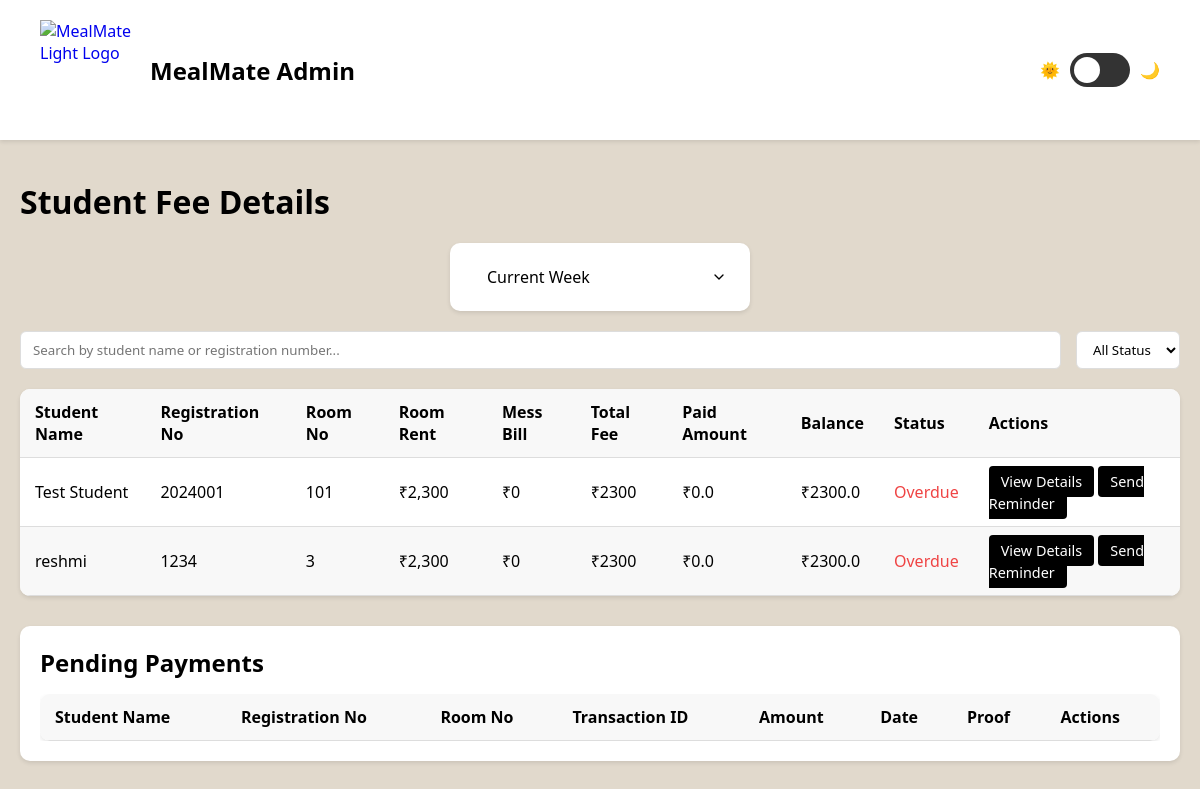
The app's page /view_fee_details (signed in) with its own data.
### app.py (models this page shows, shortened)
class Student(db.Model):
    __tablename__ = 'student'
    StudentID = db.Column(db.Integer, primary_key=True)
    Name = db.Column(db.String(100), nullable=False)
    Email = db.Column(db.String(120), unique=True, nullable=False)
    Password = db.Column(db.String(200), nullable=False)
    mobile = db.Column(db.String(20), nullable=False)
    guardianName = db.Column(db.String(100), nullable=False)
    guardianMobile = db.Column(db.String(20), nullable=False)
    RoomNo = db.Column(db.String(10), nullable=False)
    year = db.Column(db.String(20), nullable=False)
    branch = db.Column(db.String(50), nullable=False)
    registration_no = db.Column(db.String(20), unique=True, nullable=False)
    PaidAmount = db.Column(db.Float, default=0.0)

### app.py (the view, shortened to what this page needs)
@app.route('/view_fee_details')
def view_fee_details():
    if 'admin_id' not in session:
        flash('Please login first', 'error')
        return redirect(url_for('admin'))
    pending_payments = Payment.query.filter_by(Status='Pending').order_by(Payment.PaymentDate.desc()).all()
    students = Student.query.all()
    selected_month = request.args.get('month', 'current')
    for student in students:
        if selected_month == 'current':
            current_date = datetime.now().date()
            start_of_week = current_date - timedelta(days=current_date.weekday())
            end_of_week = start_of_week + timedelta(days=6)
            meal_selections = MealSelection.query.filter(
                MealSelection.StudentID == student.StudentID,
                MealSelection.Date >= start_of_week,
                MealSelection.Date <= end_of_week
            ).all()
        dates_with_meals = set()
        for selection in meal_selections:
            if selection.Breakfast == 'Yes' or selection.Lunch == 'Yes' or selection.Dinner == 'Yes':
                dates_with_meals.add(selection.Date)
        student.mess_bill = len(dates_with_meals) * 100
    return render_template('view_fee_details.html',
                         students=students,
                         pending_payments=pending_payments,
                         selected_month=selected_month)

### templates/view_fee_details.html (shortened to what this page needs)
<!DOCTYPE html>
<html lang="en" data-theme="light">
<head>
</head>
<body>
    <header class="header">
        <a href="index.html" class="logo">
            <img src="img/2.png" alt="MealMate Light Logo" class="light-logo">
            <span class="logo-text">MealMate Admin</span>
        </a>
        <div class="theme-switch-wrapper">
            <span>🌞</span>
            <label class="theme-switch">
                <span class="slider"></span>
            </label>
            <span>🌙</span>
        </div>
    </header>
    <div class="dashboard-container">
        <div class="dashboard-header">
            <h1 style="color: var(--text)">Student Fee Details</h1>
        </div>
        <div class="period-selector">
            <div class="period-header">
                <select id="periodSelect" class="period-dropdown">
                    <option value="current" {% if selected_month == 'current' %}selected{% endif %}>
                        <i class="fas fa-calendar-week"></i> Current Week
                    </option>
                </select>
            </div>
        </div>
        <div class="filter-container">
            <input type="text" class="search-box" id="searchBox" placeholder="Search by student name or registration number...">
            <select class="filter-select" id="statusFilter">
                <option value="all">All Status</option>
            </select>
        </div>
        <div class="fee-table-container">
            <table class="fee-table">
                <thead>
                    <tr>
                        <th>Student Name</th>
                        <th>Registration No</th>
                        <th>Room No</th>
                        <th>Room Rent</th>
                        <th>Mess Bill</th>
                        <th>Total Fee</th>
                        <th>Paid Amount</th>
                        <th>Balance</th>
                        <th>Status</th>
                        <th>Actions</th>
                    </tr>
                </thead>
                <tbody>
                    {% for student in students %}
                    <tr>
                        <td>{{ student.Name }}</td>
                        <td>{{ student.registration_no }}</td>
                        <td>{{ student.RoomNo }}</td>
                        <td>₹2,300</td>
                        <td>₹{{ student.mess_bill }}</td>
                        <td>₹{{ 2300 + student.mess_bill }}</td>
                        <td>₹{{ student.PaidAmount|default(0) }}</td>
                        <td>₹{{ (2300 + student.mess_bill) - (student.PaidAmount|default(0)) }}</td>
                        <td>
                            {% if (student.PaidAmount|default(0)) >= (2300 + student.mess_bill) %}
                            <span class="status-paid">Paid</span>
                            {% elif (student.PaidAmount|default(0)) > 0 %}
                            <span class="status-pending">Pending</span>
                            {% else %}
                            <span class="status-overdue">Overdue</span>
                            {% endif %}
                        </td>
                        <td>
                            <a href="#" class="action-btn">View Details</a>
                            <a href="#" class="action-btn">Send Reminder</a>
                        </td>
                    </tr>
                    {% endfor %}
                </tbody>
            </table>
        </div>
        <div class="card pending-payments">
            <h2 class="card-title">Pending Payments</h2>
            <div class="table-responsive">
                <table class="fee-table">
                    <thead>
                        <tr>
                            <th>Student Name</th>
                            <th>Registration No</th>
                            <th>Room No</th>
                            <th>Transaction ID</th>
                            <th>Amount</th>
                            <th>Date</th>
                            <th>Proof</th>
                            <th>Actions</th>
                        </tr>
                    </thead>
                </table>
            </div>
        </div>
    </div>
</body>
</html>

### templates/view_fee_details.html (style rules this page uses)
html[data-theme='light'] { --primary: #000000; --secondary: #333333; --background: #e1d9cc; --card-bg: #ffffff; --text: #000000; --text-secondary: #666666; --border: #ddd; --table-stripe: #f8f8f8; --table-hover: #eee; --success: #10B981; --pending: #F59E0B; --danger: #EF4444; }
html[data-theme='light'] .logo img.light-logo { display: block; }
* { margin: 0; padding: 0; box-sizing: border-box; font-family: 'Segoe UI', Tahoma, Geneva, Verdana, sans-serif; transition: background-color 0.3s, color 0.3s; }
body { background-color: var(--background); min-height: 100vh; display: flex; flex-direction: column; }
.header { padding: 20px 40px; display: flex; align-items: center; justify-content: space-between; background: var(--card-bg); box-shadow: 0 2px 4px rgba(0, 0, 0, 0.1); }
.logo { display: flex; align-items: center; gap: 10px; text-decoration: none; }
.logo img.light-logo, .logo img.dark-logo { width: 100px; height: 100px; }
.logo-text { font-size: 24px; font-weight: bold; color: var(--text); }
.theme-switch-wrapper { display: flex; align-items: center; gap: 10px; }
.theme-switch { position: relative; width: 60px; height: 34px; }
.slider { position: absolute; cursor: pointer; top: 0; left: 0; right: 0; bottom: 0; background-color: var(--secondary); transition: .4s; border-radius: 34px; }
.slider:before { position: absolute; content: ""; height: 26px; width: 26px; left: 4px; bottom: 4px; background-color: var(--card-bg); transition: .4s; border-radius: 50%; }
.dashboard-container { max-width: 1200px; margin: 40px auto; padding: 0 20px; flex-grow: 1; }
.dashboard-header { display: flex; justify-content: space-between; align-items: center; margin-bottom: 20px; }
.filter-container { display: flex; gap: 15px; margin-bottom: 20px; }
.filter-select { padding: 8px 12px; border-radius: 6px; border: 1px solid var(--border); background: var(--card-bg); color: var(--text); }
.search-box { flex-grow: 1; padding: 8px 12px; border-radius: 6px; border: 1px solid var(--border); background: var(--card-bg); color: var(--text); }
.fee-table { width: 100%; border-collapse: collapse; background: var(--card-bg); border-radius: 10px; overflow: hidden; box-shadow: 0 2px 4px rgba(0, 0, 0, 0.1); }
.fee-table th, .fee-table td { padding: 12px 15px; text-align: left; border-bottom: 1px solid var(--border); }
.fee-table th { background: var(--table-stripe); color: var(--text); font-weight: 600; }
.fee-table tr:nth-child(even) { background: var(--table-stripe); }
.status-overdue { color: var(--danger); }
.action-btn { padding: 6px 12px; border-radius: 4px; text-decoration: none; color: var(--card-bg); background: var(--primary); font-size: 0.9em; }
.period-selector { background: var(--card-bg); border-radius: 10px; padding: 15px; margin-bottom: 20px; box-shadow: 0 2px 4px rgba(0, 0, 0, 0.1); max-width: 300px; margin-left: auto; margin-right: auto; }
.period-header { display: flex; align-items: center; gap: 10px; }
.period-dropdown { flex-grow: 1; padding: 8px 12px; border: 1px solid var(--border-color); border-radius: 6px; background: var(--bg-color); color: var(--text-color); font-size: 1em; cursor: pointer; appearance: none; background-repeat: no-repeat; background-position: right 8px center; background-size: 16px; padding-right: 35px; transition: all 0.3s ease; }
.period-dropdown option { padding: 8px; background: var(--bg-color); color: var(--text-color); }
.pending-payments { margin-top: 30px; background: var(--card-bg); border-radius: 10px; padding: 20px; box-shadow: 0 2px 4px rgba(0, 0, 0, 0.1); }
.table-responsive { overflow-x: auto; margin-top: 15px; }

### records on screen
Student: Name "Test Student", registration_no "2024001", RoomNo "101", mess_bill "0", mess_bill "2300", PaidAmount "0.0", (2300+student.mess_bill)-(student.PaidAmount|default(0)) "2300.0", shows "Overdue"
Student: Name "reshmi", registration_no "1234", RoomNo "3", mess_bill "0", mess_bill "2300", PaidAmount "0.0", (2300+student.mess_bill)-(student.PaidAmount|default(0)) "2300.0", shows "Overdue"
